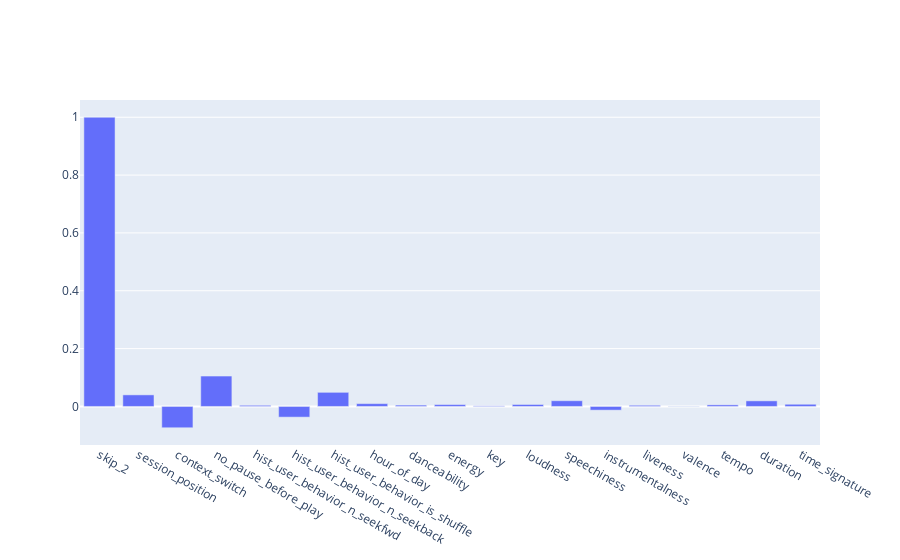

Write notebook code for a chart like this one.
### Code cell
trace = go.Bar(x=dataset.corr()['skip_2'].index,y=dataset.corr()['skip_2'])
iplot([trace])

### Figure 1 — Plotly figure (JSON) as saved in the notebook; plotly's stock layout.template omitted (floating-point values rounded to 4 significant figures)
{"data": [{"type": "bar", "x": ["skip_2", "session_position", "context_switch", "no_pause_before_play", "hist_user_behavior_n_seekfwd", "hist_user_behavior_n_seekback", "hist_user_behavior_is_shuffle", "hour_of_day", "danceability", "energy", "key", "loudness", "speechiness", "instrumentalness", "liveness", "valence", "tempo", "duration", "time_signature"], "y": [1, 0.04001, -0.07363, 0.1052, 0.003953, -0.03694, 0.04884, 0.009774, 0.004638, 0.006438, 0.002002, 0.00679, 0.01981, -0.01277, 0.00403, -0.0006535, 0.005414, 0.01931, 0.007547]}], "layout": {}}
